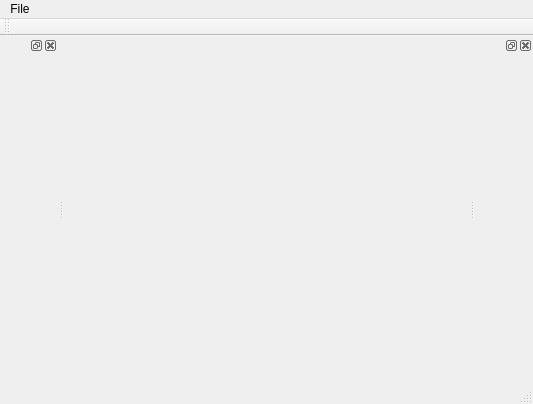
<?xml version="1.0" encoding="UTF-8"?>
<ui version="4.0">
 <class>EditorMainClass</class>
 <widget class="QMainWindow" name="EditorMainClass">
  <property name="geometry">
   <rect>
    <x>0</x>
    <y>0</y>
    <width>533</width>
    <height>404</height>
   </rect>
  </property>
  <property name="windowTitle">
   <string>EditorMain</string>
  </property>
  <widget class="QWidget" name="centralWidget"/>
  <widget class="QMenuBar" name="menuBar">
   <property name="geometry">
    <rect>
     <x>0</x>
     <y>0</y>
     <width>533</width>
     <height>23</height>
    </rect>
   </property>
   <widget class="QMenu" name="menuFile">
    <property name="title">
     <string>File</string>
    </property>
    <addaction name="separator"/>
    <addaction name="action_Quit"/>
   </widget>
   <addaction name="menuFile"/>
  </widget>
  <widget class="QToolBar" name="mainToolBar">
   <attribute name="toolBarArea">
    <enum>TopToolBarArea</enum>
   </attribute>
   <attribute name="toolBarBreak">
    <bool>false</bool>
   </attribute>
  </widget>
  <widget class="QStatusBar" name="statusBar"/>
  <widget class="QDockWidget" name="widgetDock">
   <attribute name="dockWidgetArea">
    <number>1</number>
   </attribute>
   <widget class="QWidget" name="dockWidgetContents_2"/>
  </widget>
  <widget class="QDockWidget" name="propDock">
   <attribute name="dockWidgetArea">
    <number>2</number>
   </attribute>
   <widget class="QWidget" name="dockWidgetContents_3"/>
  </widget>
  <action name="action_Quit">
   <property name="text">
    <string>&amp;Quit</string>
   </property>
  </action>
 </widget>
 <layoutdefault spacing="6" margin="11"/>
 <resources>
  <include location="EditorMain.qrc"/>
 </resources>
 <connections/>
</ui>
